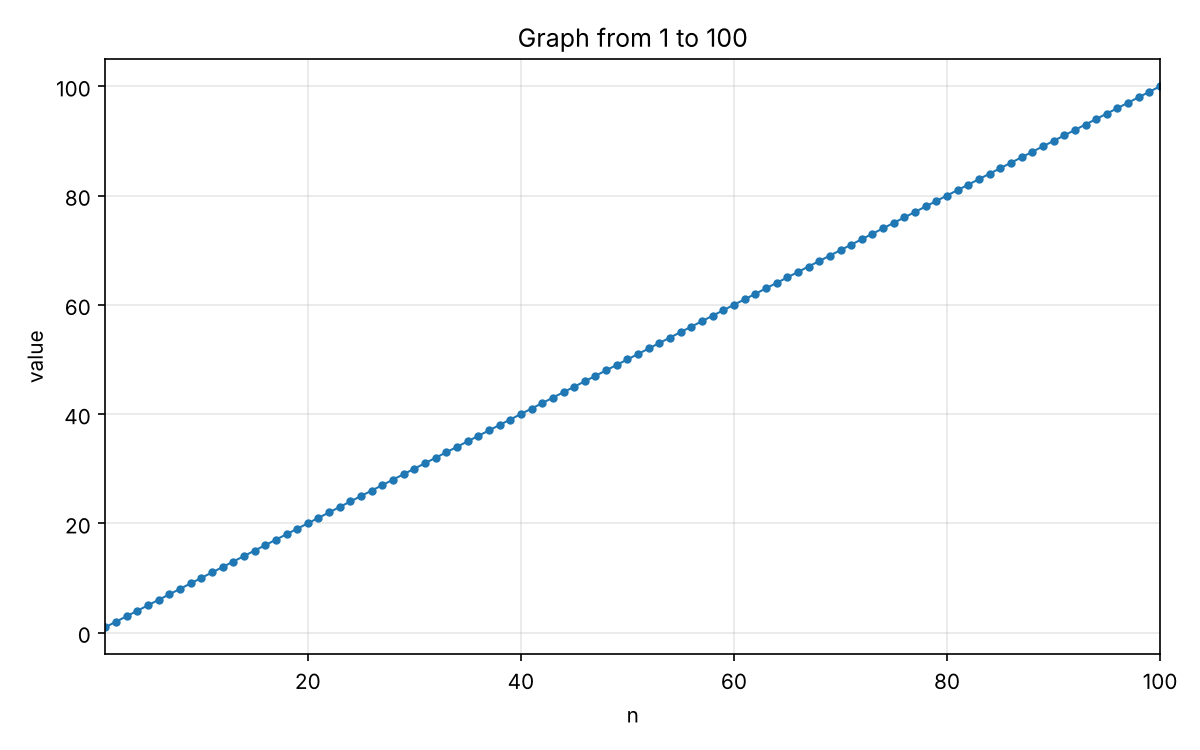

The Python source for this figure:
"""Plot a graph of the numbers 1 to 100."""
import matplotlib
matplotlib.use("Agg")
import matplotlib.pyplot as plt

x = list(range(1, 101))
y = x

fig, ax = plt.subplots(figsize=(8, 5))
ax.plot(x, y, marker="o", markersize=3, linewidth=1)
ax.set_title("Graph from 1 to 100")
ax.set_xlabel("n")
ax.set_ylabel("value")
ax.set_xlim(1, 100)
ax.grid(True, alpha=0.3)
fig.tight_layout()
fig.savefig("graph.png", dpi=150)
print("Saved graph.png")
